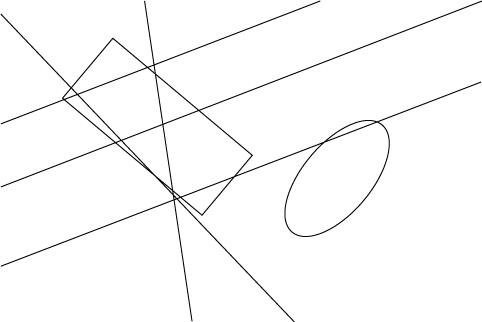
//> input picture image/test5.png, 482 x 322 px
$ ./main   (built with g++ and OpenCV 4)
//> lines starting //> are read from the running program, lines starting //| are printed output that depends on the picture; after the words box and inside, x2 and y2 are one past the last pixel; in counts of white or black regions, pixels touching at a corner belong together
#include <opencv2/opencv.hpp>
#include <opencv2\opencv_lib.hpp>
#include <iostream>
#include <math.h>

//配列の添字　いくつくらい検出するか大体を予想して適宜変更する
#define NUM 30

void FindLines2(void);
void FindCircles(void);


cv::Mat dst_img,work_img,sort_img,fin_img,choose_img;

int main()
{
	//平行線検出
	FindLines2();

	//同心円検出
	//FindCircles();

	cv::waitKey(0);
	return 0;
}

void FindLines2(){

	/*検知した角度や傾き、切片を入れる変数*/
	double ang_box[NUM];
	double tilt_box[NUM];
	double b[NUM];

	//カウントする変数
	int i = 0,k = 0, l = 0;
	int count = 0;

	//検出した始点終点を格納する変数
	cv::Point startPoint[NUM],goalPoint[NUM];

	//原画像の読み込み
	cv::Mat src_img = cv::imread("image/test5.png");
//> src_img is the input picture: 322 rows x 482 cols, CV_8UC3; min 0, max 255, mean 249.8

	//結果を描画する画像を準備
	dst_img = src_img.clone();
	sort_img = src_img.clone();
	fin_img = src_img.clone();
	choose_img = src_img.clone();

	//結果を描画するために真っ白な画像の生成
	fin_img = cv::Scalar(255,255,255);

	//原画像の出力
	cv::namedWindow("src",CV_WINDOW_AUTOSIZE|CV_WINDOW_FREERATIO);
	cv::imshow("src",src_img);

	//グレースケールに変換
	cv::cvtColor(src_img,work_img,CV_BGR2GRAY);

	//エッジ検出
	cv::Canny(work_img,work_img,100,100,3);
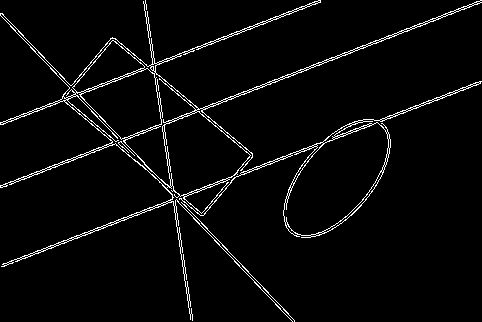
//> work_img: 322 rows x 482 cols, CV_8UC1; 3.6% white in thin lines or dots

	//確率的ハフ変換
	std::vector<cv::Vec4i> lines;

	cv::HoughLinesP(work_img, lines, 1, CV_PI/180, 50, 60, 10);
//> lines = 26 lines (x1, y1, x2, y2), first 8: [2, 264, 480, 81], [0, 185, 481, 0], [1, 266, 480, 82], [1, 187, 350, 53], [0, 122, 319, 0], [16, 181, 481, 2], [0, 124, 320, 1], [174, 195, 288, 313]

	std::vector<cv::Vec4i>::iterator it = lines.begin();

	//検知した後、始点終点角度を変数に入れる
	for(; it!=lines.end(); ++it) {
		cv::Vec4i l = *it;
		cv::line(dst_img, cv::Point(l[0], l[1]), cv::Point(l[2], l[3]), cv::Scalar(0,0,255), 1, CV_AA);

		//角度や座標を格納していく
		double ang = atan2(double(l[3]-l[1]),double(l[2]-l[0]));

		ang = ang * 180 / 3.1415926535;

		//0～360以内にする
		if(ang < 0){
			ang = ang + 360;
		}

		double tilt = tan(ang) *-1;

		ang_box[i] = ang;

		tilt_box[i] = tilt;

		b[i] = l[1] - tilt * l[0];

		//std::cout << "始点座標(x,y) = " << cv::Point(l[0],l[1]) << std::endl;

		//std::cout << "終点座標(x,y) = " << cv::Point(l[2],l[3]) << std::endl;

		//それぞれの始点終点座標を配列に格納
		startPoint[i] = cv::Point(l[0],l[1]);

		goalPoint[i] = cv::Point(l[2],l[3]);

		//std::cout << "ang = " << (int)ang << std::endl;

		//std::cout << "傾き = " << tilt << std::endl;

		//std::cout << " b = " << l[1] - tilt * l[0] << std::endl;

		//円のいくつ検出したかカウントする
		i++;

	}
//> this loop made 26 passes
//> (l, ang, tilt) on passes 1 to 12: ([2, 264, 480, 81], 339.1, 0.246), ([0, 185, 481, 0], 339, 0.342), ([1, 266, 480, 82], 339, 0.315), ([1, 187, 350, 53], 339, 0.306), ([0, 122, 319, 0], 339.1, 0.225), ([16, 181, 481, 2], 338.9, 0.361), ([0, 124, 320, 1], 339, 0.329), ([174, 195, 288, 313], 45.99, 2.15), ([145, 0, 162, 117], 81.73, -0.0515), ([212, 237, 281, 310], 46.61, 0.56), ([110, 38, 252, 157], 39.96, 1.2), ([3, 266, 480, 83], 339, 0.289)
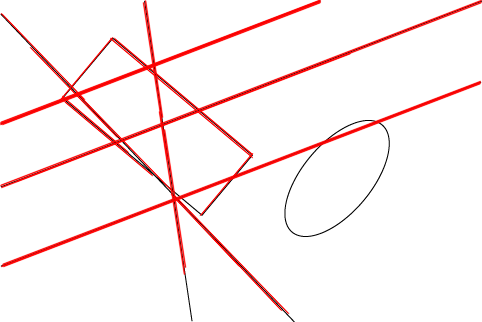
//> dst_img: 322 rows x 482 cols, CV_8UC3; 7.14% of pixels changed, all inside (x1, y1, x2, y2) = (0, 0, 482, 315)
//> after the loop, i = 26

	double length,start_len,goal_len,sg_len;
	int check[NUM] = {0};

	/*	始点終点中点、現時点の終点と次回の始点、傾きが近いもので近くにある線を消す	*/
	for(k=0;k<i;k++){
		for(l=k;l<i;l++){
			start_len = sqrt(pow((startPoint[k].x-startPoint[l].x),2.0) + pow((startPoint[k].y-startPoint[l].y),2.0));
			goal_len = sqrt(pow((goalPoint[k].x-goalPoint[l].x),2.0) + pow((goalPoint[k].y-goalPoint[l].y),2.0));
			sg_len = sqrt(pow((goalPoint[k].x-startPoint[l].x),2.0) + pow((goalPoint[k].y-startPoint[l].y),2.0));
			//std::cout << "始点同士距離 = "<< start_len << std::endl;
			//std::cout << "終点同士距離 = "<< goal_len << std::endl;
			if( (((0 < start_len && start_len < 75) && (0 < goal_len && goal_len < 75)) || (sg_len < 70) && (tilt_box[l] / tilt_box[k]) < 1.2
				&& (tilt_box[l] / tilt_box[k]) > 0.8) && (b[k] - b[l] < 30 || b[l] - b[k] < 30)){
					//vote++;
					check[k] = 1;
			}
		}
	}
//> this loop made 26 passes
//> (start_len, goal_len, sg_len) on passes 1 to 12: (204, 239.1, 310.4), (202.2, 275.4, 353.8), (205.4, 238.8, 310), (201, 140, 220.8), (220.6, 167, 245.7), (187.1, 274.3, 352.6), (219.7, 166.5, 245.3), (32.8, 164, 131.7), (221.9, 96.93, 105.1), (25.06, 159.7, 124.8), (198.6, 4, 77.9), (203.5, 238.5, 309.6)
//> after the loop, start_len = 0; goal_len = 0; sg_len = 80.92; check = 30 values, max 1 at index 0, min 0 at index 5, mean 0.533

	count = 0;
	std::cout << "-----------線引き--------------" << std::endl;

	double sort_tilt[NUM]={0},sort_b[NUM]={0};
//> (the run ends here: the program needs code that is not available in this run, at `cv::Point sort_start[NUM]={0},sort_goal[NUM]={0};`)

$ run again, with image/test2.png copied over image/test5.png
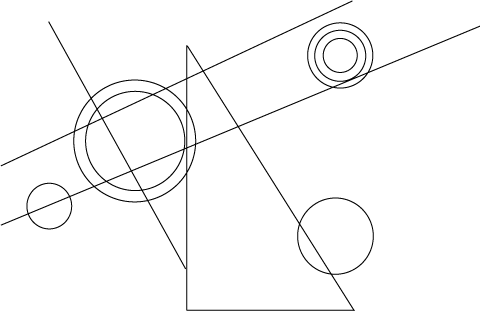
//> input picture image/test2.png, 480 x 311 px
//> in FindLines2, src_img is the input picture: 311 rows x 480 cols, CV_8UC3; min 0, max 255, mean 248.7
//> in FindLines2, `cv::Canny(work_img,work_img,100,100,3);`:
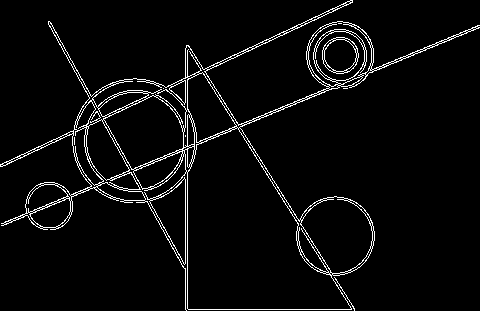
//> work_img: 311 rows x 480 cols, CV_8UC1; 4.2% white in thin lines or dots
//> lines = 20 lines (x1, y1, x2, y2), first 8: [246, 122, 460, 32], [187, 308, 187, 45], [232, 129, 401, 60], [1, 166, 350, 3], [185, 309, 185, 48], [50, 22, 183, 262], [0, 164, 315, 17], [186, 45, 351, 309]
//> the loop in FindLines2, `for(; it!=lines.end(); ++it)` made 20 passes
//> (l, ang, tilt) on passes 1 to 8: ([246, 122, 460, 32], 337.2, -1.7), ([187, 308, 187, 45], 270, 0.179), ([232, 129, 401, 60], 337.8, 14.39), ([1, 166, 350, 3], 335, 2.46), ([185, 309, 185, 48], 270, 0.179), ([50, 22, 183, 262], 61.01, -3.84), ([0, 164, 315, 17], 335, 2.34), ([186, 45, 351, 309], 57.99, -7.97)
//> after the loop in FindLines2, `for(; it!=lines.end(); ++it)`:
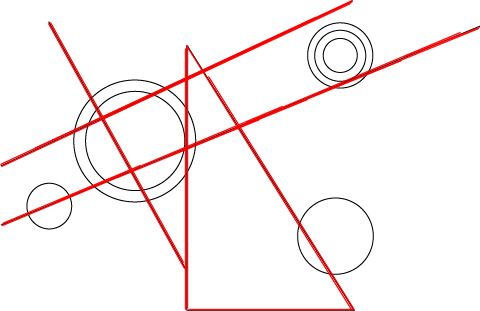
//> dst_img: 311 rows x 480 cols, CV_8UC3; 5.96% of pixels changed, all inside (x1, y1, x2, y2) = (0, 0, 480, 311)
//> after the loop in FindLines2, `for(; it!=lines.end(); ++it)`: i = 20
//> the loop in FindLines2, `for(k=0;k<i;k++)` made 20 passes
//> (start_len, goal_len, sg_len) on passes 1 to 8: (171.2, 19.65, 60.93), (332.6, 292.6, 217.3), (186.9, 84.69, 5), (417.7, 131.2, 75.66), (334.6, 294.7, 219.1), (355.6, 377.9, 302.1), (418.2, 164.3, 97.17), (218.3, 309.7, 258.5)
//> after the loop in FindLines2, `for(k=0;k<i;k++)`: start_len = 0; sg_len = 80.41; check = 30 values, max 1 at index 0, min 0 at index 2, mean 0.3
